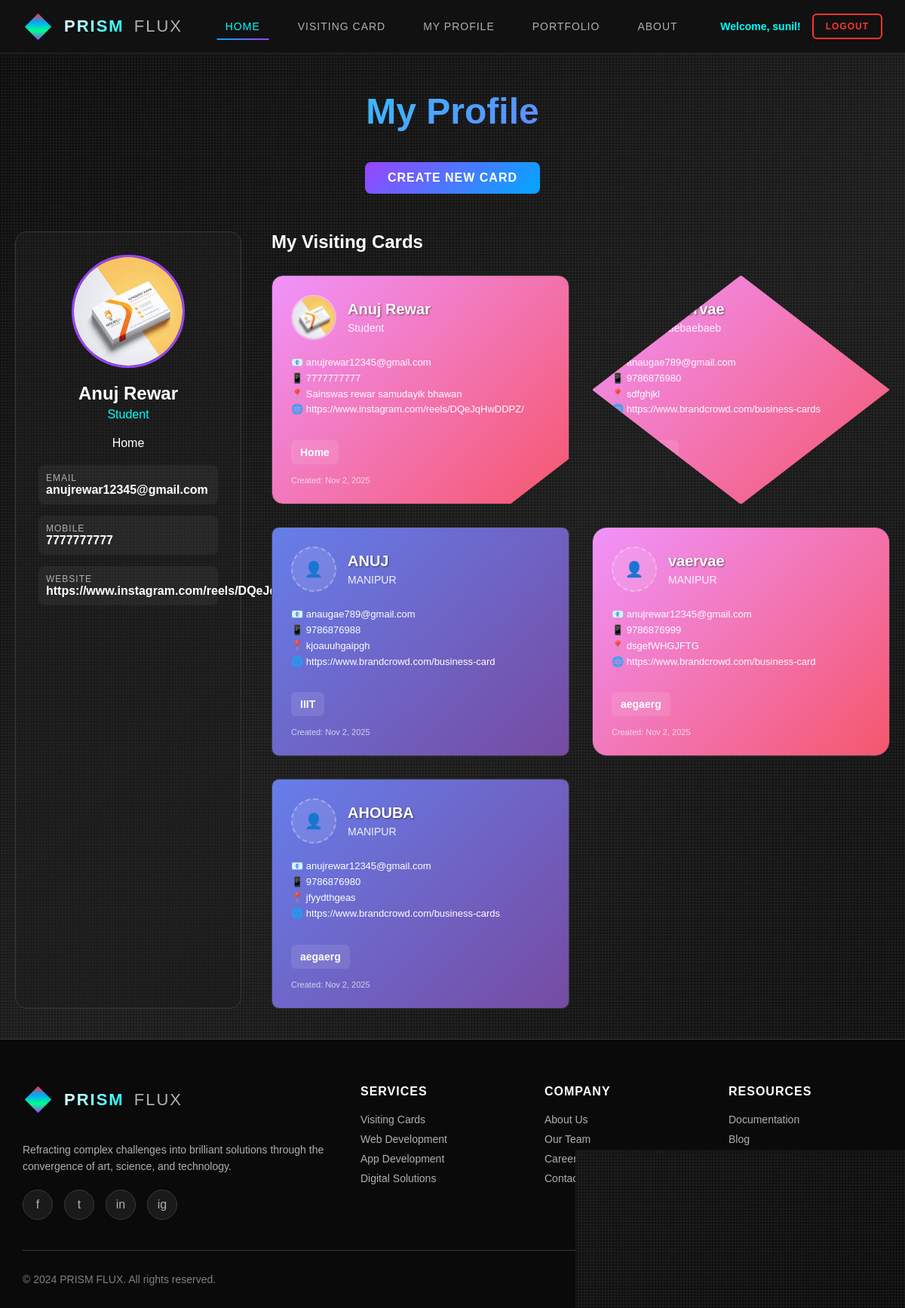
Page /myprofile.php (signed in) on the committed database.
### tables this page shows
CREATE TABLE user_profiles (
    id INTEGER PRIMARY KEY AUTOINCREMENT,
    user_id INTEGER UNIQUE NOT NULL,
    full_name TEXT NOT NULL,
    designation TEXT,
    company TEXT,
    email TEXT NOT NULL,
    mobile TEXT,
    address TEXT,
    website TEXT,
    profile_picture TEXT,
    bio TEXT,
    created_at DATETIME DEFAULT CURRENT_TIMESTAMP,
    updated_at DATETIME DEFAULT CURRENT_TIMESTAMP
);

CREATE TABLE visiting_cards (
    id INTEGER PRIMARY KEY AUTOINCREMENT,
    user_id INTEGER NOT NULL,
    full_name TEXT NOT NULL,
    designation TEXT NOT NULL,
    company TEXT NOT NULL,
    email TEXT NOT NULL,
    mobile TEXT NOT NULL,
    address TEXT,
    website TEXT,
    logo_path TEXT,
    card_shape INTEGER DEFAULT 1,
    design_template INTEGER DEFAULT 1,
    created_at DATETIME DEFAULT CURRENT_TIMESTAMP,
    is_active INTEGER DEFAULT 1
);

### myprofile.php (the view, shortened to what this page needs)
<?php
require "header.php";
require 'includes/dbh.inc.php';
$sql = "SELECT * FROM user_profiles WHERE user_id = ?";
$stmt = $conn->prepare($sql);
$stmt->execute([$_SESSION['userId']]);
$profile = $stmt->fetch(PDO::FETCH_ASSOC);
$sql = "SELECT * FROM visiting_cards WHERE user_id = ? ORDER BY created_at DESC";
$stmt = $conn->prepare($sql);
$stmt->execute([$_SESSION['userId']]);
$cards = $stmt->fetchAll(PDO::FETCH_ASSOC);
?>
<main>
    <div class="profile-wrapper">
        <div class="profile-header">
            <h1 class="profile-title">My Profile</h1>
            <a href="visitingcard.php" class="create-card-btn">Create New Card</a>
        </div>
        <div class="profile-container">
            <div class="profile-sidebar">
                <div class="profile-picture">
                    <?php
                    if ($profile && !empty($profile['profile_picture'])) {
                        $image_filename = $profile['profile_picture'];
                        $image_path = 'uploads/' . $image_filename;
                        if (file_exists($image_path)) {
                            echo '<img src="' . $image_path . '" alt="Profile Picture">';
                        } else {
                            echo '<div style="display: flex; align-items: center; justify-content: center; height: 100%; color: var(--text-secondary);">';
                            echo 'No Image<br><small>File missing</small>';
                            echo '</div>';
                        }
                    } else {
                        echo '<div style="display: flex; align-items: center; justify-content: center; height: 100%; color: var(--text-secondary);">';
                        echo 'No Image';
                        echo '</div>';
                    }
                    ?>
                </div>
                <?php if ($profile): ?>
                    <h2 class="profile-name"><?php echo htmlspecialchars($profile['full_name']); ?></h2>
                    <div class="profile-designation"><?php echo htmlspecialchars($profile['designation']); ?></div>
                    <div class="profile-company"><?php echo htmlspecialchars($profile['company']); ?></div>
                    <div class="profile-info">
                        <div class="info-item">
                            <div class="info-label">Email</div>
                            <div class="info-value"><?php echo htmlspecialchars($profile['email']); ?></div>
                        </div>
                        <div class="info-item">
                            <div class="info-label">Mobile</div>
                            <div class="info-value"><?php echo htmlspecialchars($profile['mobile']); ?></div>
                        </div>
                        <?php if ($profile['website']): ?>
                        <div class="info-item">
                            <div class="info-label">Website</div>
                            <div class="info-value"><?php echo htmlspecialchars($profile['website']); ?></div>
                        </div>
                        <?php endif; ?>
                    </div>
                <?php else: ?>
                    <p>No profile information found. <a href="visitingcard.php">Create your first visiting card</a> to set up your profile.</p>
                <?php endif; ?>
            </div>
            <div class="profile-content">
                <h2 style="margin-bottom: 30px; color: var(--text-primary);">My Visiting Cards</h2>
                <?php if ($cards): ?>
                    <div class="cards-grid">
                        <?php foreach ($cards as $card): ?>
                            <div class="card-preview card-shape-<?php echo $card['card_shape']; ?> template-<?php echo $card['design_template']; ?>">
                                <div class="card-header">
                                    <?php
                                    if (!empty($card['logo_path'])) {
                                        $image_filename = $card['logo_path'];
                                        $image_path = 'uploads/' . $image_filename;
                                        if (file_exists($image_path)) {
                                            echo '<div class="card-logo">';
                                            echo '<img src="' . $image_path . '" alt="Logo">';
                                            echo '</div>';
                                        } else {
                                            echo '<div class="card-logo-fallback">';
                                            echo '👤';
                                            echo '</div>';
                                        }
                                    } else {
                                        echo '<div class="card-logo-fallback">';
                                        echo '👤';
                                        echo '</div>';
                                    }
                                    ?>
                                    <div>
                                        <div class="card-name"><?php echo htmlspecialchars($card['full_name']); ?></div>
                                        <div class="card-designation"><?php echo htmlspecialchars($card['designation']); ?></div>
                                    </div>
                                </div>
                                <div class="card-contact">
                                    <div>📧 <?php echo htmlspecialchars($card['email']); ?></div>
                                    <div>📱 <?php echo htmlspecialchars($card['mobile']); ?></div>
                                    <?php if ($card['address']): ?>
                                    <div>📍 <?php echo htmlspecialchars($card['address']); ?></div>
                                    <?php endif; ?>
                                    <?php if ($card['website']): ?>
                                    <div>🌐 <?php echo htmlspecialchars($card['website']); ?></div>
                                    <?php endif; ?>
                                </div>
                                <div class="card-company"><?php echo htmlspecialchars($card['company']); ?></div>
                                <div style="margin-top: 15px; font-size: 11px; color: rgba(255,255,255,0.7);">
                                    Created: <?php echo date('M j, Y', strtotime($card['created_at'])); ?>
                                </div>
                            </div>
                        <?php endforeach; ?>
                    </div>
                <?php endif; ?>
            </div>
        </div>
    </div>
</main>
<?php
require "footer.php";
?>

### header.php (shortened to what this page needs)
<!DOCTYPE html>
<html lang="en">
<head>
</head>
<body>
    <header class="header" id="header">
        <nav class="nav-container">
            <a href="index.php" class="logo">
                <div class="logo-icon">
                    <div class="logo-prism">
                        <div class="prism-shape"></div>
                    </div>
                </div>
                <span class="logo-text">
                    <span class="prism">PRISM</span>
                    <span class="flux">FLUX</span>
                </span>
            </a>
            <ul class="nav-menu" id="navMenu">
                <li><a href="index.php" class="nav-link active">Home</a></li>
                <li><a href="visitingcard.php" class="nav-link">Visiting Card</a></li>
                <li><a href="myprofile.php" class="nav-link">My Profile</a></li>
                <li><a href="portfolio.php" class="nav-link">Portfolio</a></li>
                <li><a href="about.php" class="nav-link">About</a></li>
            </ul>
            <div class="login-container">
                <?php if (isset($_SESSION['userId'])): ?>
                    <div class="user-welcome">
                        <p>Welcome, <?php echo htmlspecialchars($_SESSION['userUid']); ?>!</p>
                        <form action="includes/logout.inc.php" method="post" style="display: inline;">
                            <button type="submit" name="logout-submit" class="logout-btn">Logout</button>
                        </form>
                    </div>
                <?php endif; ?>
            </div>
        </nav>
    </header>

### footer.php (shortened to what this page needs)
<footer class="footer">
    <div class="footer-content">
        <div class="footer-brand">
            <div class="footer-logo">
                <div class="logo-icon">
                    <div class="logo-prism">
                        <div class="prism-shape"></div>
                    </div>
                </div>
                <span class="logo-text">
                    <span class="prism">PRISM</span>
                    <span class="flux">FLUX</span>
                </span>
            </div>
            <p class="footer-description">
                Refracting complex challenges into brilliant solutions through the convergence of art, science, and technology.
            </p>
            <div class="footer-social">
                <a href="#" class="social-icon">f</a>
                <a href="#" class="social-icon">t</a>
                <a href="#" class="social-icon">in</a>
                <a href="#" class="social-icon">ig</a>
            </div>
        </div>
        <div class="footer-section">
            <h4>Services</h4>
            <div class="footer-links">
                <a href="visitingcard.php">Visiting Cards</a>
                <a href="#">Web Development</a>
                <a href="#">App Development</a>
                <a href="#">Digital Solutions</a>
            </div>
        </div>
        <div class="footer-section">
            <h4>Company</h4>
            <div class="footer-links">
                <a href="#about">About Us</a>
                <a href="#">Our Team</a>
                <a href="#">Careers</a>
                <a href="#">Contact</a>
            </div>
        </div>
        <div class="footer-section">
            <h4>Resources</h4>
            <div class="footer-links">
                <a href="#">Documentation</a>
                <a href="#">Blog</a>
                <a href="#">Support</a>
                <a href="#">Privacy Policy</a>
            </div>
        </div>
    </div>
    <div class="footer-bottom">
        <div class="copyright">
            © 2024 PRISM FLUX. All rights reserved.
        </div>
        <div class="footer-credits">
        </div>
    </div>
</footer>
</body>
</html>

### header.php (style rules this page uses)
* { margin: 0; padding: 0; box-sizing: border-box; }
:root { --primary-black: #0a0a0a; --carbon-dark: #121212; --carbon-medium: #1a1a1a; --carbon-light: #2a2a2a; --metal-dark: #3a3a3a; --metal-light: #4a4a4a; --accent-red: #ff3333; --accent-blue: #00a8ff; --accent-green: #00ff88; --accent-purple: #9945ff; --accent-cyan: #00ffff; --text-primary: #ffffff; --text-secondary: #b0b0b0; --text-dim: #808080; }
body { font-family: 'Arial', sans-serif; background: var(--primary-black); color: var(--text-primary); overflow-x: hidden; position: relative; padding-top: 80px; }
body::before { content: ''; position: fixed; top: 0; left: 0; width: 100%; height: 100%; background: repeating-linear-gradient(0deg, transparent, transparent 2px, rgba(255, 255, 255, 0.03) 2px, rgba(255, 255, 255, 0.03) 4px), repeating-linear-gradient(90deg, transparent, transparent 2px, rgba(255, 255, 255, 0.03) 2px, rgba(255, 255, 255, 0.03) 4px), linear-gradient(135deg, var(--primary-black) 0%, var(--carbon-dark) 25%, var(--carbon-medium) 50%, var(--carbon-dark) 75%, var(--primary-black) 100%); z-index: -2; }
.header { position: fixed; top: 0; width: 100%; background: rgba(18, 18, 18, 0.98); backdrop-filter: blur(20px); border-bottom: 1px solid rgba(255, 255, 255, 0.1); z-index: 1000; transition: all 0.3s ease; }
.nav-container { max-width: 1400px; margin: 0 auto; display: flex; justify-content: space-between; align-items: center; padding: 15px 30px; }
.logo { display: flex; align-items: center; text-decoration: none; position: relative; z-index: 1001; }
.logo-icon { width: 40px; height: 40px; margin-right: 15px; position: relative; }
.logo-prism { width: 100%; height: 100%; position: relative; display: flex; align-items: center; justify-content: center; }
.prism-shape { width: 25px; height: 25px; position: relative; transform: rotate(45deg); background: linear-gradient(135deg, var(--accent-red) 0%, var(--accent-blue) 33%, var(--accent-green) 66%, var(--accent-purple) 100%); animation: prismShine 3s ease-in-out infinite; }
.logo-text { font-size: 22px; font-weight: 900; letter-spacing: 2px; text-transform: uppercase; }
.logo-text .prism { background: linear-gradient(135deg, var(--text-primary), var(--accent-cyan)); -webkit-background-clip: text; -webkit-text-fill-color: transparent; background-clip: text; }
.logo-text .flux { color: var(--text-secondary); font-weight: 300; margin-left: 5px; }
.nav-menu { display: flex; list-style: none; gap: 10px; align-items: center; }
.nav-menu a { color: var(--text-secondary); text-decoration: none; padding: 10px 20px; transition: all 0.3s ease; position: relative; text-transform: uppercase; font-weight: 500; letter-spacing: 1px; font-size: 14px; }
.nav-menu a::before { content: ''; position: absolute; bottom: 0; left: 50%; transform: translateX(-50%); width: 0; height: 2px; background: linear-gradient(90deg, var(--accent-blue), var(--accent-purple)); transition: width 0.3s ease; }
.nav-menu a:hover::before, .nav-menu a.active::before { width: 80%; }
.nav-menu a.active { color: var(--accent-cyan); }
.login-container { display: flex; align-items: center; gap: 15px; z-index: 1001; }
.user-welcome { display: flex; align-items: center; gap: 15px; color: var(--text-primary); }
.user-welcome p { color: var(--accent-cyan); font-weight: 600; font-size: 14px; }
.logout-btn { padding: 8px 16px; background: transparent; border: 2px solid var(--accent-red); border-radius: 6px; color: var(--accent-red); font-weight: 600; cursor: pointer; transition: all 0.3s ease; text-transform: uppercase; font-size: 12px; letter-spacing: 1px; }

### rows in the picture
user_profiles: profile_picture (picture), full_name "Anuj Rewar", designation "Student", company "Home", email "anujrewar12345@gmail.com", mobile "7777777777", website "https://www.instagram.com/reels/DQeJqHwDDPZ/"
visiting_cards: logo_path (picture), full_name "Anuj Rewar", designation "Student", email "anujrewar12345@gmail.com", mobile "7777777777", address "Sainswas rewar samudayik bhawan", website "https://www.instagram.com/reels/DQeJqHwDDPZ/", company "Home", created_at "Nov 2, 2025"
visiting_cards: full_name "vaervae", designation "aebaebaeb", email "anaugae789@gmail.com", mobile "9786876980", address "sdfghjkl", website "https://www.brandcrowd.com/business-cards"
visiting_cards: full_name "ANUJ", designation "MANIPUR", email "anaugae789@gmail.com", mobile "9786876988", address "kjoauuhgaipgh", website "https://www.brandcrowd.com/business-card", company "IIIT", created_at "Nov 2, 2025"
visiting_cards: full_name "vaervae", designation "MANIPUR", email "anujrewar12345@gmail.com", mobile "9786876999", address "dsgefWHGJFTG", website "https://www.brandcrowd.com/business-card", company "aegaerg", created_at "Nov 2, 2025"
visiting_cards: full_name "AHOUBA", designation "MANIPUR", email "anujrewar12345@gmail.com", mobile "9786876980", address "jfyydthgeas", website "https://www.brandcrowd.com/business-cards", company "aegaerg", created_at "Nov 2, 2025"

### other values in the picture
$_SESSION['userUid'] "sunil"
